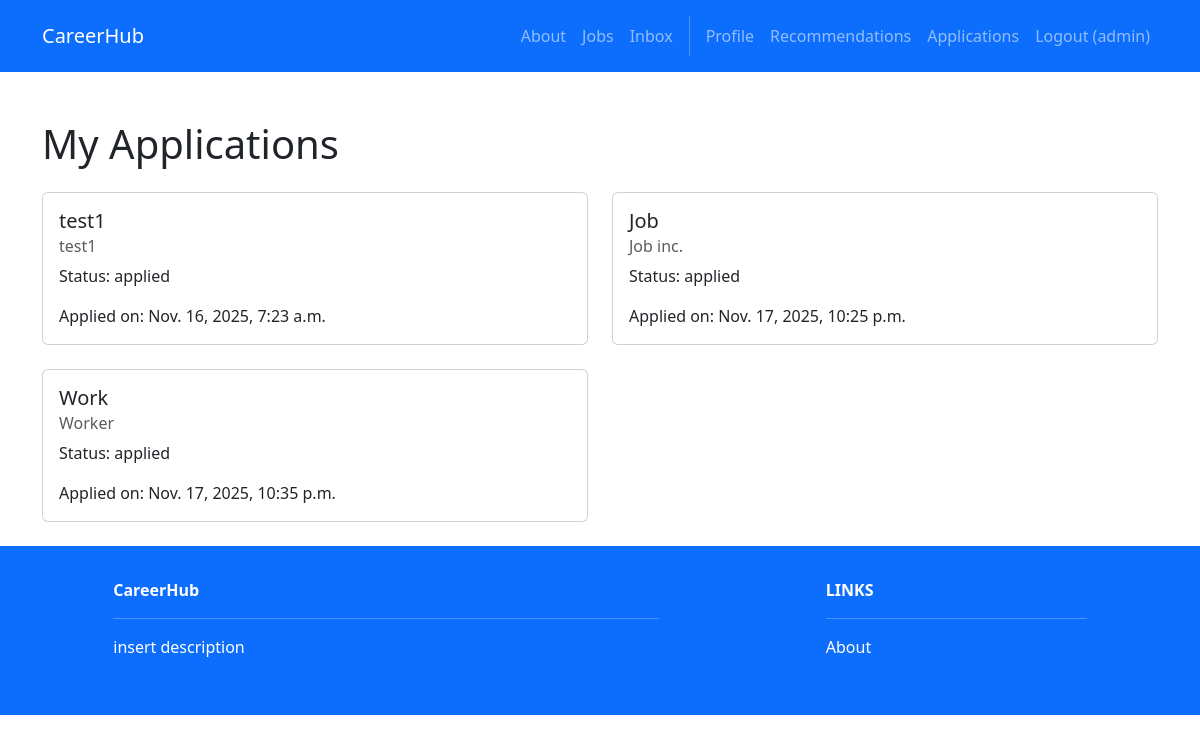
The app's page /jobs/applications/ (signed in) with its own data.
### accounts/models.py (models this page shows)
class User(AbstractUser):
    firstname = models.CharField(max_length=150, blank=True)
    lastname = models.CharField(max_length=150, blank=True)
    username = models.CharField(max_length=150, unique=True)
    password = models.CharField(max_length=128)
    ROLE_CHOICES = [
        ('seeker', 'Job Seeker'),
        ('recruiter', 'Recruiter'),
    ]
    role = models.CharField(max_length=10, choices=ROLE_CHOICES, default='seeker')

### jobs/models.py (models this page shows)
class Application(models.Model):
    STATUS_CHOICES = [
        ('applied', 'Applied'),
        ('review', 'Review'),
        ('interview', 'Interview'),
        ('offer', 'Offer'),
        ('closed', 'Closed'),
    ]
    job = models.ForeignKey('recruiters.Post', on_delete=models.CASCADE, default=None)
    applicant = models.ForeignKey(User, on_delete=models.CASCADE)
    status = models.CharField(max_length=20, choices=STATUS_CHOICES, default='applied')
    note = models.TextField(blank=True)
    created_at = models.DateTimeField(auto_now_add=True)
    updated_at = models.DateTimeField(auto_now=True)

### recruiters/models.py (models this page shows, shortened)
class Post(models.Model):
    id = models.AutoField(primary_key=True)
    title = models.CharField(max_length=200)
    company = models.CharField(max_length=200)
    description = models.TextField()
    location = models.CharField(max_length=200)
    lat = models.FloatField(null=True, blank=True)
    lng = models.FloatField(null=True, blank=True)
    salary_range = models.CharField(max_length=100)
    required_skills = models.ManyToManyField(Skill)
    recruiter = models.ForeignKey(User, on_delete=models.CASCADE)
    created_at = models.DateTimeField(auto_now_add=True)
    updated_at = models.DateTimeField(auto_now=True)
    VISA_CHOICES = [
        ('yes', 'Yes'),
        ('no', 'No'),
    ]
    visa_sponsorship = models.CharField(max_length=3, choices=VISA_CHOICES, default='no')

### jobs/views.py (the view)
# urls.py: path('applications/', views.applications, name='jobs.applications'),
@login_required
def applications(request):
    if request.user.role == "recruiter":
        return redirect('recruiters.index')
    user_applications = Application.objects.filter(applicant=request.user)
    return render(request, 'jobs/applications.html', {'applications': user_applications})

### jobs/templates/jobs/applications.html
{% extends 'base.html' %}
{% block content %}
<div class="container mt-5">
    <h1>My Applications</h1>
    <div class="row mt-4">
        {% for application in applications %}
        <div class="col-md-6 mb-4">
            <div class="card">
                <div class="card-body">
                    <h5 class="card-title">{{ application.job.title }}</h5>
                    <h6 class="card-subtitle mb-2 text-muted">{{ application.job.company }}</h6>
                    <p class="card-text">Status: {{ application.status }}</p>
                    <p class="card-text">Applied on: {{ application.created_at }}</p>
                </div>
            </div>
        </div>
        {% endfor %}
    </div>
</div>
{% endblock %}

### CareerHub/templates/base.html (shortened to what this page needs)
<!DOCTYPE html>
<html>
  {% load static %}
  <head>
    <link href=
      "https://cdn.jsdelivr.net/npm/bootstrap@5.3.3/dist/css/bootstrap.min.css" rel="stylesheet"
>
    <link rel=
      "stylesheet"  href="https://cdnjs.cloudflare.com/ajax/libs/font-awesome/6.1.1/css/all.min.css">
  </head>
  <body>
     <nav class="p-3 navbar navbar-dark bg-primary navbar-expand-lg">
      <div class="container">
        <a class="navbar-brand"
           href="{% url 'home.index' %}"> CareerHub
        </a>
        <div class="collapse navbar-collapse"
             id="navbarNavAltMarkup">
           <div class="navbar-nav ms-auto navbar-ml">
            <a class="nav-link"
               href="{% url 'home.about' %}">About</a>
            <a class="nav-link"
              href="{% url 'jobs.index' %}">Jobs</a>
            {% if user.is_authenticated %}
            <a class="nav-link"
              href="{% url 'inbox.index' %}">Inbox</a>
            {% endif %}
            {% if user.is_authenticated %}
              {% if user.role == "recruiter" %}
                <a class="nav-link" href="{% url 'recruiters.index' %}">Postings</a>
                <a class="nav-link" href="{% url 'recruiters.create' %}">Post Job</a>
                <a class="nav-link" href="{% url 'recruiters.recommendations' %}">Recommendations</a>
                <a class="nav-link" href="{% url 'recruiters.candidates' %}">Browse Candidates</a>
              {% else %}
                <a class="nav-link" href="{% url 'profiles.view' %}">Profile</a>
                <a class="nav-link" href="{% url 'jobs.recommendations' %}">Recommendations</a>
                <a class="nav-link" href="{% url 'jobs.applications' %}">Applications</a>
              {% endif %}
              <a class="nav-link" href="{% url 'accounts.logout' %}">Logout ({{user.username }})</a>
            {% else %}
              <a class="nav-link" href="{% url 'accounts.login' %}">Login</a>
              <a class="nav-link" href="{% url 'accounts.signup' %}">Sign Up</a>
            {% endif %}
          </div>
        </div>
      </div>
    </nav>
    <div>
      {% block content %}
      {% endblock content %}
    </div>
     <section class="p-3 ms-footer bg-primary d-none d-md-block">
      <div class="container">
        <div class="row mt-3 text-white">
          <div class="col-md-6 col-lg-6 col-xl-6 mx-auto mb-4">
            <b>CareerHub</b>
            <hr />
            <p>
              insert description
            </p>
          </div>
          <div class="col-md-3 col-lg-3 col-xl-3 mx-auto mb-4">
            <b>LINKS</b>
            <hr />
            <p><a class="nav-link"
              href="{% url 'home.about' %}">
              About
            </a></p>
          </div>
        </div>
      </div>
    </section>
  </body>
</html>

### records on screen
User: username "admin"
Application: job "test1", job.company "test1", status "applied", created_at "Nov. 16, 2025, 7:23 a.m."
Application: job "Job", job.company "Job inc.", status "applied", created_at "Nov. 17, 2025, 10:25 p.m."
Application: job "Work", job.company "Worker", status "applied", created_at "Nov. 17, 2025, 10:35 p.m."
